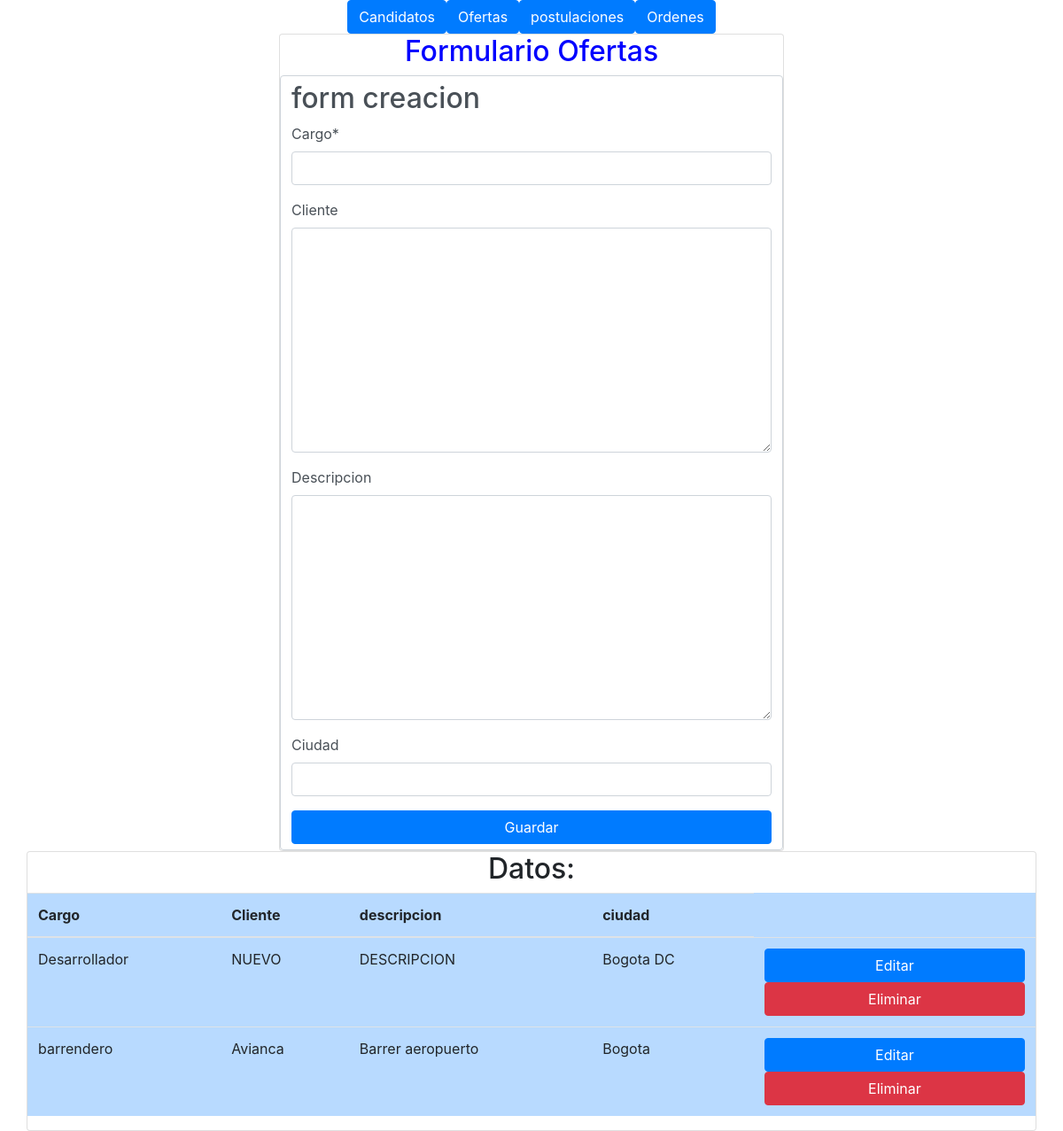
/contratacion/crear_oferta/, run on an earlier commit of the app's database.
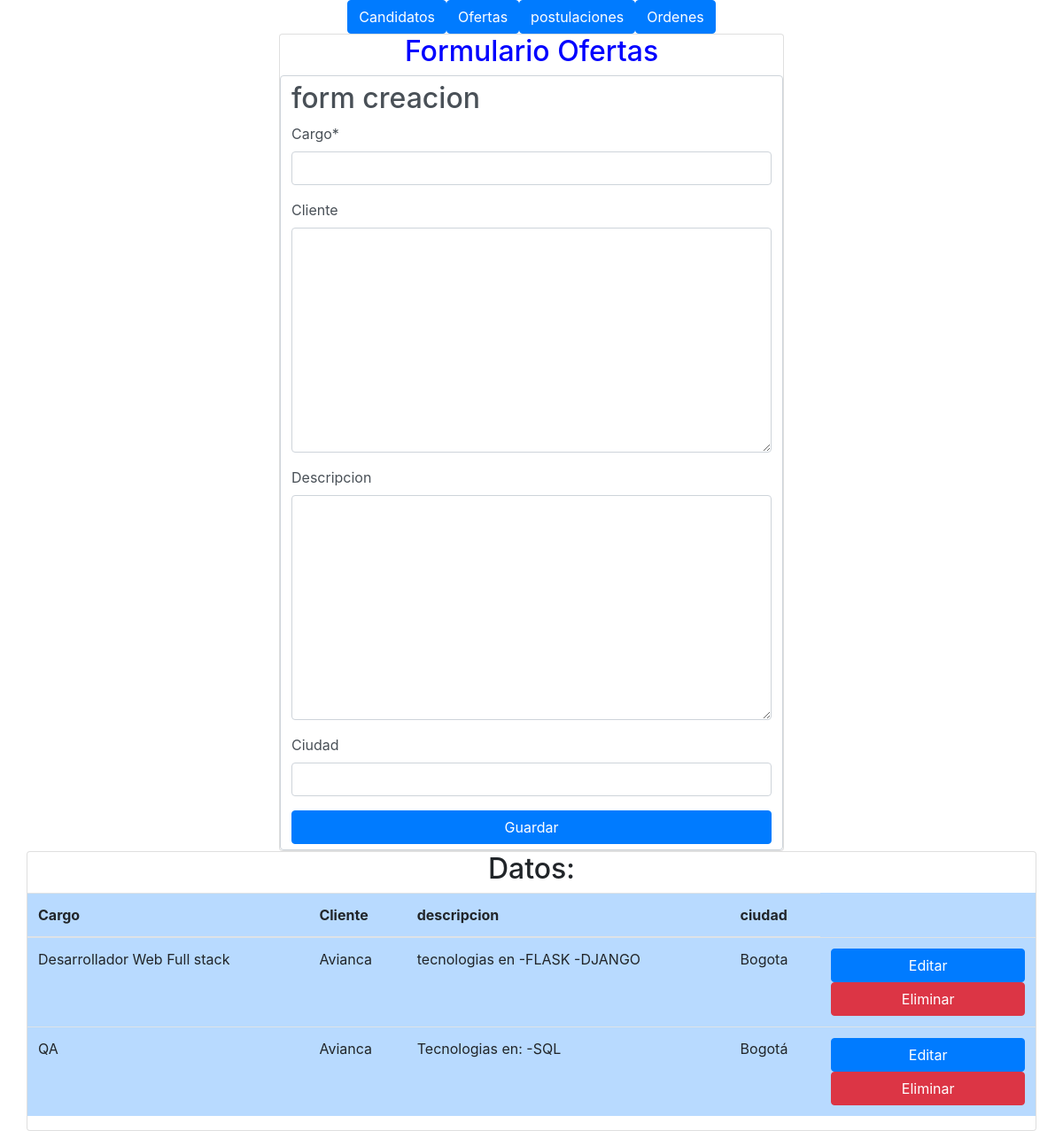
And on a later commit of the database.
### contratacion/models.py (models this page shows, shortened)
class OfertaLaboral(models.Model):
    cargo = models.CharField(max_length=100)
    cliente = models.TextField(blank=True, null=True)
    descripcion = models.TextField(blank=True, null=True)
    ciudad = models.CharField(max_length=100, blank=True, null=True)
    class Meta:
        verbose_name = "Oferta Laboral"
        verbose_name_plural = "Ofertas Laborales"

### contratacion/views.py (the view, shortened to what this page needs)
# urls.py: path('crear_oferta/', views.CrearOferta.as_view(), name='crear_oferta'),
class CrearOferta(generic.CreateView):
    model = m.OfertaLaboral
    form_class = f.OfertaForm
    template_name = 'oferta_list.html'
    def get_context_data(self, **kwargs):
        kwargs.update({
            'form1': self.get_form(),
            'ofertas': m.OfertaLaboral.objects.all(),
        })
        return super().get_context_data(**kwargs)

### contratacion/forms.py
class OfertaForm(forms.ModelForm):
    class Meta:
        model = m.OfertaLaboral
        fields = '__all__'

### contratacion/templates/oferta_list.html (shortened to what this page needs)
{% load static %}
{% load crispy_forms_tags %}
<!DOCTYPE html>
<html lang="en">
<head>
    <link rel="stylesheet" href="https://cdn.jsdelivr.net/npm/bootstrap@4.0.0/dist/css/bootstrap.min.css">
</head>
<body class="container">
    <div class="row d-flex justify-content-center">
        <a class="btn btn-primary" href="{% url 'contratacion:crear_candidato' %}">Candidatos</a>
        <a class="btn btn-primary"  href="{% url 'contratacion:crear_oferta' %}">Ofertas</a>
        <a class="btn btn-primary"  href="{% url 'contratacion:crear_postulacion' %}">postulaciones</a>
        <a class="btn btn-primary"  href="{% url 'contratacion:crear_orden' %}">Ordenes</a>
    </div>
    <div class="row  d-flex justify-content-center">
        <div class="card w-50">
                <div class="h2 text-center w-100" style="color: blue">Formulario Ofertas</div>
                <form method="POST"
                    {% if form2 %}
                    action="{% url 'contratacion:editar_oferta' object.id %}"
                    {% else %}
                    action="{% url 'contratacion:crear_oferta' %}"
                    {% endif %}
                    class="form-control">
                        {% if form2 %}
                        <div class="h2"> form Actualizacion</div>
                        {{ form2|crispy }}
                        {% else %}
                        <div class="h2"> form creacion</div>
                        {{ form1|crispy }}
                        {% endif %}
                        <div class="d-flex justify-content-center">
                            <button type="submit" class="btn btn-primary w-100">Guardar</button>
                        </div>
                </form>
            </div>
        </div>
        <div class="row d-flex justify-content-center">
         <div class=" card w-100">
            <h2 class="w-100 d-flex justify-content-center">Datos:</h2>
            <table class="table w-100 table-primary ">
                <thead class="table-primary">
                    <tr>
                        <th>Cargo</th>
                        <th>Cliente</th>
                        <th>descripcion</th>
                        <th>ciudad</th>
                    </tr>
                </thead>
                <tbody>
                    {% for candidato in ofertas %}
                    <tr>
                        <td>{{ candidato.cargo }}</td>
                        <td>{{ candidato.cliente }}</td>
                        <td>{{ candidato.descripcion }}</td>
                        <td>{{ candidato.ciudad }}</td>
                        <td>
                            <a  class="btn btn-primary w-100" href="{% url 'contratacion:editar_oferta' candidato.id %}" >Editar</a>
                            <form action="{% url 'contratacion:eliminar_oferta' candidato.id %}" method="post" style="display:inline;">
                                <button type="submit" class="btn btn-danger w-100" onclick="return confirm('¿Estás seguro de que quieres eliminar este producto?');">Eliminar</button>
                            </form>
                        </td>
                    </tr>
                    {% endfor %}
                </tbody>
            </table>
         </div>
    </div>
</body>
</html>

What changed in the data, as far as the page shows it:
removed OfertaLaboral: cargo "barrendero", cliente "Avianca", descripcion "Barrer aeropuerto", ciudad "Bogota"
added OfertaLaboral: cargo "Desarrollador Web Full stack", cliente "Avianca", descripcion "tecnologias en -FLASK -DJANGO", ciudad "Bogota"
changed OfertaLaboral: cargo "Desarrollador" → "QA"; cliente "NUEVO" → "Avianca"; descripcion "DESCRIPCION" → "Tecnologias en: -SQL"; ciudad "Bogota DC" → "Bogotá"
